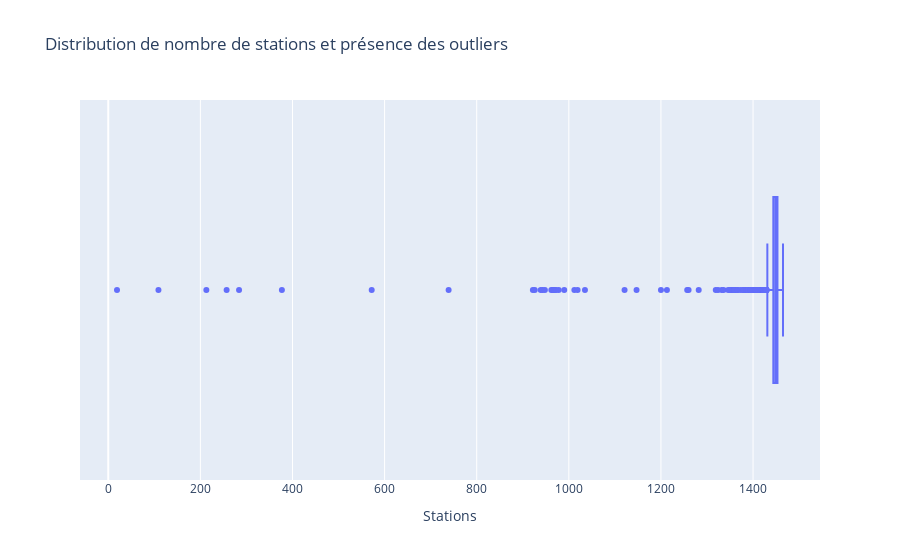
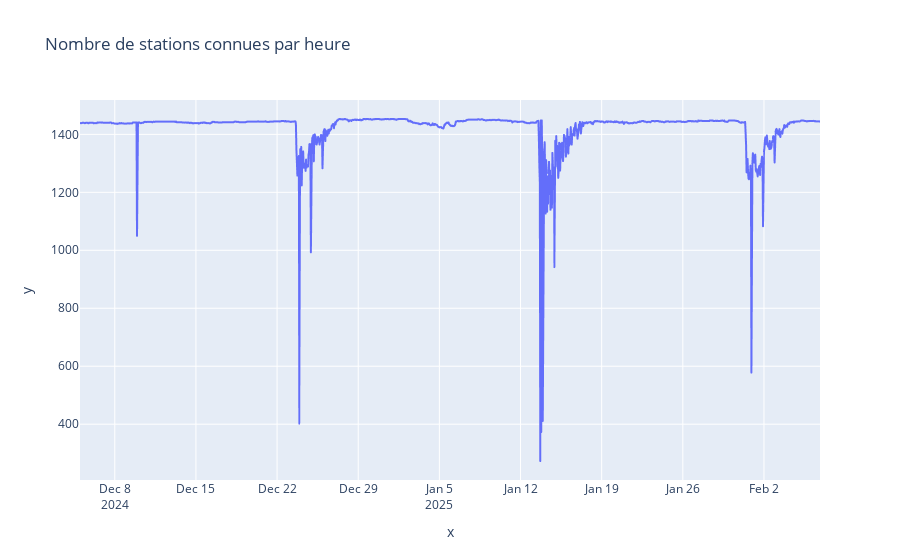
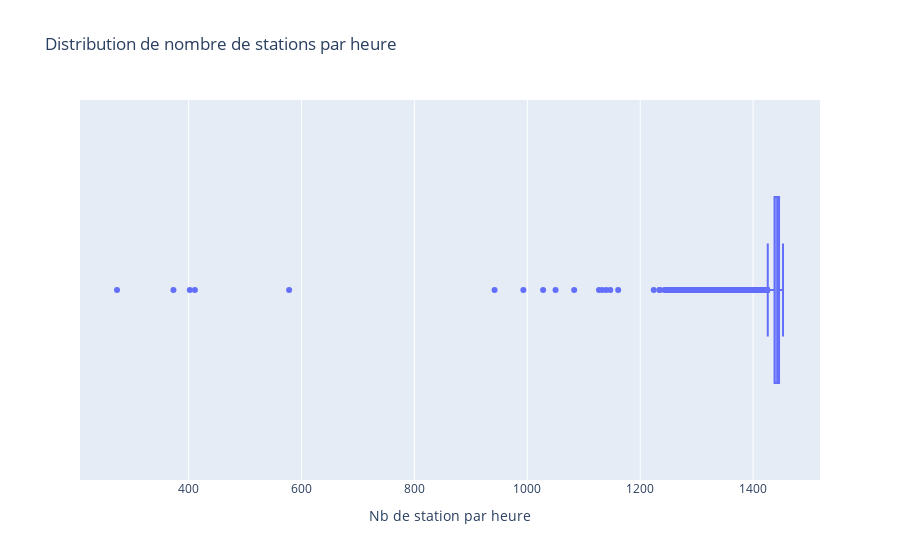

The code cell stored with these charts, in order, in its notebook:
### Code cell
import pandas as pd
import plotly.express as px
import numpy as np
import math
px.box(df.station.value_counts(), 'count', labels={'count' : 'Stations'}, title='Distribution de nombre de stations et présence des outliers').show()
datehour_df = df.groupby('datehour').station.count().reset_index()
px.line(x=datehour_df.datehour, y=datehour_df['station'], labels={'datehour' : 'Date-heure', 'station' : 'Nb de stations par heure'}, title='Nombre de stations connues par heure').show()
px.box(datehour_df, 'station', labels={'station' : 'Nb de station par heure'}, title='Distribution de nombre de stations par heure').show()

### Figure 1 — Plotly figure (JSON) as saved in the notebook; plotly's stock layout.template omitted (floating-point values rounded to 4 significant figures; data arrays with more than 128 entries replaced by an {"elided": "..."} marker saying what was removed)
{"data": [{"alignmentgroup": "True", "hovertemplate": "Stations=%{x}<extra></extra>", "legendgroup": "", "marker": {"color": "#636efa"}, "name": "", "notched": false, "offsetgroup": "", "orientation": "h", "showlegend": false, "type": "box", "x": {"elided": "1460 int values"}, "x0": " ", "xaxis": "x", "y0": " ", "yaxis": "y"}], "layout": {"boxmode": "group", "legend": {"tracegroupgap": 0}, "title": {"text": "Distribution de nombre de stations et présence des outliers"}, "xaxis": {"anchor": "y", "domain": [0, 1], "title": {"text": "Stations"}}, "yaxis": {"anchor": "x", "domain": [0, 1]}}}

### Figure 2 — Plotly figure (JSON) as saved in the notebook; plotly's stock layout.template omitted (floating-point values rounded to 4 significant figures; data arrays with more than 128 entries replaced by an {"elided": "..."} marker saying what was removed)
{"data": [{"hovertemplate": "x=%{x}<br>y=%{y}<extra></extra>", "legendgroup": "", "line": {"color": "#636efa", "dash": "solid"}, "marker": {"symbol": "circle"}, "mode": "lines", "name": "", "showlegend": false, "type": "scattergl", "x": {"elided": "1470 str values"}, "xaxis": "x", "y": {"elided": "1470 int values"}, "yaxis": "y"}], "layout": {"legend": {"tracegroupgap": 0}, "title": {"text": "Nombre de stations connues par heure"}, "xaxis": {"anchor": "y", "domain": [0, 1], "title": {"text": "x"}}, "yaxis": {"anchor": "x", "domain": [0, 1], "title": {"text": "y"}}}}

### Figure 3 — Plotly figure (JSON) as saved in the notebook; plotly's stock layout.template omitted (floating-point values rounded to 4 significant figures; data arrays with more than 128 entries replaced by an {"elided": "..."} marker saying what was removed)
{"data": [{"alignmentgroup": "True", "hovertemplate": "Nb de station par heure=%{x}<extra></extra>", "legendgroup": "", "marker": {"color": "#636efa"}, "name": "", "notched": false, "offsetgroup": "", "orientation": "h", "showlegend": false, "type": "box", "x": {"elided": "1470 int values"}, "x0": " ", "xaxis": "x", "y0": " ", "yaxis": "y"}], "layout": {"boxmode": "group", "legend": {"tracegroupgap": 0}, "title": {"text": "Distribution de nombre de stations par heure"}, "xaxis": {"anchor": "y", "domain": [0, 1], "title": {"text": "Nb de station par heure"}}, "yaxis": {"anchor": "x", "domain": [0, 1]}}}
